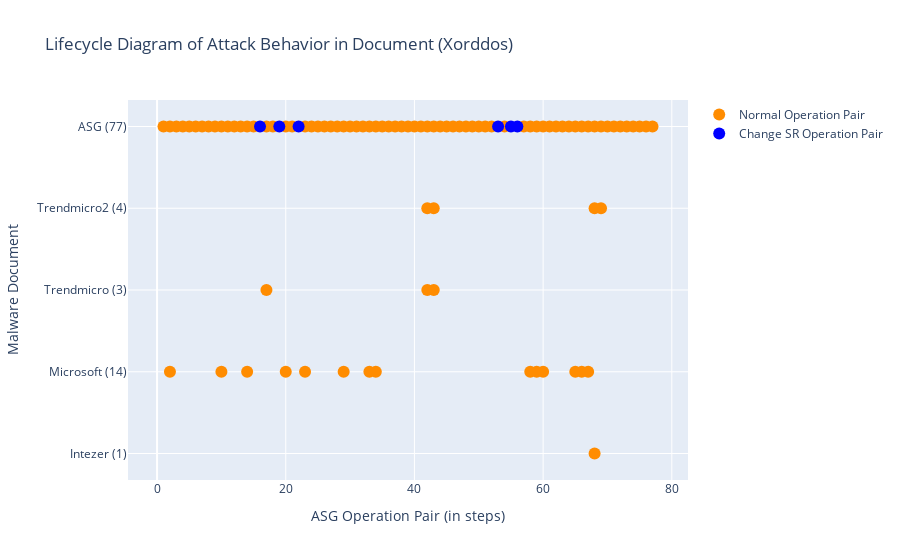

Notebook cell for this chart:
### Markdown cell above
### Run Script: draw Lifecycle diagram
- 兩個 traces (legend) 一般的 OP 和 ChangeSys OP。分兩個顏色，不重疊。
- x: [a,a,a,a,b,b,b,c,c,c] 不同 report 的 step 可以放同一個 list，因為屬於同個 trace。

### Code cell
# import plotly.express as px
import plotly.graph_objects as go

def symmetric_difference(list1: list, list2: list) -> list:
    ''' return list1 - list2. '''
    s = set(list2)
    temp3 = [x for x in list1 if x not in s]
    return temp3

def draw_lifecycle(fset:FamilySet):
    familname = fset.familyname
    # reportnames = [rem.reportname for rem in fset.rem_lst if len(rem.match_regex)]

    fig = go.Figure()
    x, y = [], []
    x_sys, y_sys = [], []
    for i, rem in enumerate(fset.rem_lst):
        if len(rem.OPset_order_index) == 0:
            continue

        numOfDot = len(rem.OPset_order_index)
        reportname = rem.reportname
        reportname = rem.reportname.split('.')[0]
        reportname = reportname.split('-')[1]
        if reportname == 'Ms':
            reportname = 'Microsoft'
        reportname += f' ({numOfDot})'
        x_sys.extend(rem.SysOPset_order_index) # 改變系統設定檔的 OP
        y_sys.extend([reportname] * len(rem.SysOPset_order_index))
        current_x_normal = symmetric_difference(rem.OPset_order_index, rem.SysOPset_order_index) # 一般的/其餘的 OP
        # print(reportname, 'numOfDot', numOfDot, 'rem.OPset_order_index', rem.OPset_order_index)
        # print('x_normal', current_x_normal, 'x_sys', rem.SysOPset_order_index)
        x.extend(current_x_normal)
        y.extend([reportname] * len(current_x_normal))
        pass
    # todo: add baseline's lifecycle
    print()
    rowname = f'ASG ({len(fset.sample.OPset)})'
    current_x_system = fset.sample.OPset_sysOnly_ordered_index
    current_x_normal = symmetric_difference(list(range(len(fset.sample.OPset))), current_x_system) # all steps - sysobj steps
    # print(sorted(current_x_system)) # 只能放UPDATE的，OPEN/READ不能喔
    x_sys.extend(current_x_system)
    y_sys.extend([rowname] * len(current_x_system)) 
    x.extend(current_x_normal)
    y.extend([rowname] * len(current_x_normal))
    # print(rowname, len(fset.sample.OPset), len(current_x_system), len(current_x_normal))
    
    # normal OPs
    x = [idx+1 for idx in x] # add 1 to each asg index
    fig.add_trace(go.Scatter(
        x=x,
        y=y,
        marker=dict(color="darkorange", size=12),
        mode="markers",
        name="Normal Operation Pair",
    ))

    # changeSysObj OPs
    x_sys = x = [idx+1 for idx in x_sys]
    fig.add_trace(go.Scatter(
        x=x_sys,
        y=y_sys,
        marker=dict(color="blue", size=12),
        mode="markers",
        name="Change SR Operation Pair",
    ))

    fig.update_layout(title=f"Lifecycle Diagram of Attack Behavior in Document ({familname})",
                    xaxis_title="ASG Operation Pair (in steps)",
                    yaxis_title="Malware Document")
    fig.show()
    pass

draw_lifecycle(fset)

### Figure 1 — Plotly figure (JSON) as saved in the notebook; plotly's stock layout.template omitted (floating-point values rounded to 4 significant figures)
{"data": [{"marker": {"color": "darkorange", "size": 12}, "mode": "markers", "name": "Normal Operation Pair", "type": "scatter", "x": [68, 34, 59, 60, 58, 66, 2, 14, 67, 20, 10, 23, 33, 29, 65, 42, 17, 43, 69, 42, 43, 68, 1, 2, 3, 4, 5, 6, 7, 8, 9, 10, 11, 12, 13, 14, 15, 17, 18, 20, 21, 23, 24, 25, 26, 27, 28, 29, 30, 31, 32, 33, 34, 35, 36, 37, 38, 39, 40, 41, 42, 43, 44, 45, 46, 47, 48, 49, 50, 51, 52, 54, 57, 58, 59, 60, 61, 62, 63, 64, 65, 66, 67, 68, 69, 70, 71, 72, 73, 74, 75, 76, 77], "y": ["Intezer (1)", "Microsoft (14)", "Microsoft (14)", "Microsoft (14)", "Microsoft (14)", "Microsoft (14)", "Microsoft (14)", "Microsoft (14)", "Microsoft (14)", "Microsoft (14)", "Microsoft (14)", "Microsoft (14)", "Microsoft (14)", "Microsoft (14)", "Microsoft (14)", "Trendmicro (3)", "Trendmicro (3)", "Trendmicro (3)", "Trendmicro2 (4)", "Trendmicro2 (4)", "Trendmicro2 (4)", "Trendmicro2 (4)", "ASG (77)", "ASG (77)", "ASG (77)", "ASG (77)", "ASG (77)", "ASG (77)", "ASG (77)", "ASG (77)", "ASG (77)", "ASG (77)", "ASG (77)", "ASG (77)", "ASG (77)", "ASG (77)", "ASG (77)", "ASG (77)", "ASG (77)", "ASG (77)", "ASG (77)", "ASG (77)", "ASG (77)", "ASG (77)", "ASG (77)", "ASG (77)", "ASG (77)", "ASG (77)", "ASG (77)", "ASG (77)", "ASG (77)", "ASG (77)", "ASG (77)", "ASG (77)", "ASG (77)", "ASG (77)", "ASG (77)", "ASG (77)", "ASG (77)", "ASG (77)", "ASG (77)", "ASG (77)", "ASG (77)", "ASG (77)", "ASG (77)", "ASG (77)", "ASG (77)", "ASG (77)", "ASG (77)", "ASG (77)", "ASG (77)", "ASG (77)", "ASG (77)", "ASG (77)", "ASG (77)", "ASG (77)", "ASG (77)", "ASG (77)", "ASG (77)", "ASG (77)", "ASG (77)", "ASG (77)", "ASG (77)", "ASG (77)", "ASG (77)", "ASG (77)", "ASG (77)", "ASG (77)", "ASG (77)", "ASG (77)", "ASG (77)", "ASG (77)", "ASG (77)"]}, {"marker": {"color": "blue", "size": 12}, "mode": "markers", "name": "Change SR Operation Pair", "type": "scatter", "x": [55, 22, 53, 19, 16, 56], "y": ["ASG (77)", "ASG (77)", "ASG (77)", "ASG (77)", "ASG (77)", "ASG (77)"]}], "layout": {"title": {"text": "Lifecycle Diagram of Attack Behavior in Document (Xorddos)"}, "xaxis": {"title": {"text": "ASG Operation Pair (in steps)"}}, "yaxis": {"title": {"text": "Malware Document"}}}}
